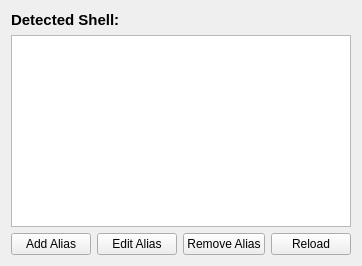
      <widget class="QWidget" name="shellToolsTab">
       <attribute name="title">
        <string>Shell</string>
       </attribute>
       <layout class="QVBoxLayout" name="verticalLayout_shell">
        <item>
         <widget class="QLabel" name="shellLabel">
          <property name="font">
           <font>
            <pointsize>11</pointsize>
            <bold>true</bold>
           </font>
          </property>
          <property name="text">
           <string>Detected Shell: </string>
          </property>
         </widget>
        </item>
        <item>
         <widget class="QTableWidget" name="aliasTable">
          <property name="alternatingRowColors">
           <bool>true</bool>
          </property>
          <property name="selectionBehavior">
           <enum>QAbstractItemView::SelectionBehavior::SelectRows</enum>
          </property>
          <property name="sortingEnabled">
           <bool>true</bool>
          </property>
         </widget>
        </item>
        <item>
         <layout class="QHBoxLayout" name="aliasButtonLayout">
          <item>
           <widget class="QPushButton" name="addAliasButton">
            <property name="text">
             <string>Add Alias</string>
            </property>
           </widget>
          </item>
          <item>
           <widget class="QPushButton" name="editAliasButton">
            <property name="text">
             <string>Edit Alias</string>
            </property>
           </widget>
          </item>
          <item>
           <widget class="QPushButton" name="removeAliasButton">
            <property name="text">
             <string>Remove Alias</string>
            </property>
           </widget>
          </item>
          <item>
           <widget class="QPushButton" name="reloadAliasButton">
            <property name="text">
             <string>Reload</string>
            </property>
           </widget>
          </item>
         </layout>
        </item>
       </layout>
      </widget>
